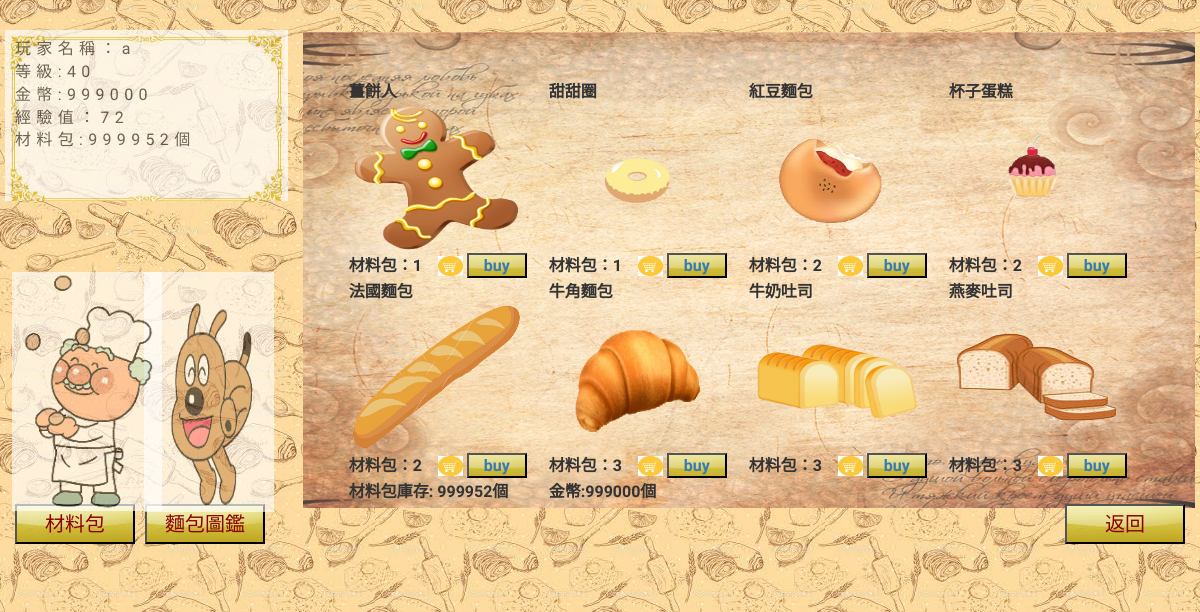
The page /material.php (signed in) on the database as committed earlier.
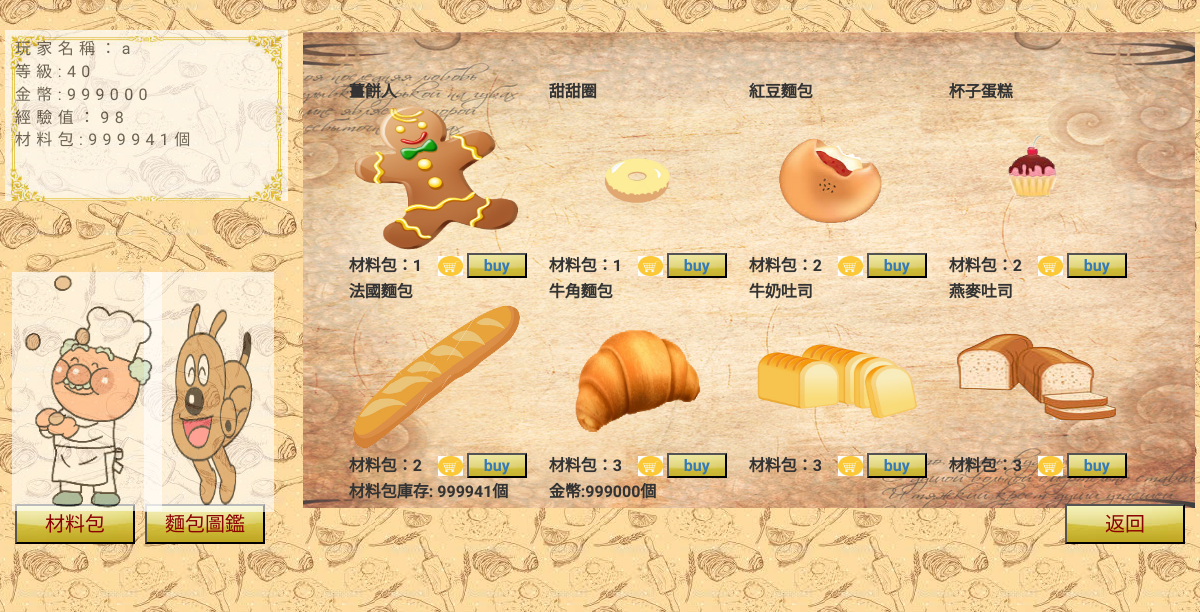
The same page on the database as committed later.
### tables this page shows
CREATE TABLE IF NOT EXISTS `player` (
  `pid` varchar(30) NOT NULL,
  `pname` varchar(30) NOT NULL,
  `pwd` varchar(20) NOT NULL,
  `exp` int(11) NOT NULL DEFAULT '0',
  `level` int(11) NOT NULL DEFAULT '1',
  `coin` int(11) NOT NULL DEFAULT '30',
  `material` int(11) NOT NULL
);

### material.php (the view, shortened to what the changed rows need)
<?php
    include"config.php";
    $pname=$_SESSION['pname'];
?>
<!DOCTYPE html>
<html lang="en">
<head>
<link rel="stylesheet" href="https://maxcdn.bootstrapcdn.com/bootstrap/3.3.1/css/bootstrap.min.css">
<link rel="stylesheet" href="https://maxcdn.bootstrapcdn.com/bootstrap/3.3.1/css/bootstrap-theme.min.css">
<link rel="stylesheet" href="css/bread.css">
</head>
<body>
<div class="container-fluid">
    <div class="row" id="wrapper">
        <div class="col-md-12" id="section1">
            <div class="row no-gutter" id="section1-1">
                <div class="col-md-3" id="leftbar">
				    <?php
                        $sql1 = "select  * from player  where pname='$pname'";
                        $results1=mysqli_query($conn,$sql1);
                        if($rows=mysqli_fetch_array($results1)){
                            echo"<div id=\"column\">",
                                "玩家名稱：".$rows["pname"]."</br>",
                                "等級:".$rows["level"]."</br>",
                                "金幣:".$rows["coin"]."</br>",
                                "經驗值：".$rows["exp"]."</br>",
                                "材料包:".$rows["material"]."個</br></br></br></div>";
                        }
                    ?>
                </div>
                <div class="col-md-9" id="table">
                    <table align="center"  cellspacing="10" cellpadding="5" >
                    <thead><tr><br/>
                    <th width="200"height="150"align="Center">薑餅人<br/><img src="img/8.png"width="175px"height="150px"/><br/>材料包：1
                    &nbsp;&nbsp;&nbsp;<img src="img/15.jpg"width="25"height="20"/>
                    <?php
				    $sqlb = "select * from player where pname='$pname'";
				    $results=mysqli_query($conn,$sqlb);
				    if($rs=mysqli_fetch_array($results)){
					    if($rs["material"]==0){
						    echo "<button>buy</button><br/></th>";
					    }
					    else echo "<button><a href='materialbuy.php?id=",1 ,"'>buy</a></button><br/></th>";
				    }
				    else echo "<button>buy</button><br/></th>";
				    ?>
                    <th width="200"height="150"align="Center">甜甜圈<br/><img src="img/6.png"width="175"height="150"/></button><br/>材料包：1
                    &nbsp;&nbsp;&nbsp;<img src="img/15.jpg"width="25"height="20"/>
                    <?php
				    $sqlb = "select * from player where pname='$pname'  ";
				    $results=mysqli_query($conn,$sqlb);
				    if($rs=mysqli_fetch_array($results)){
					    if($rs["material"]==0){
						    echo "<button>buy</button><br/></th>";
					    }
					    else echo "<button><a href='materialbuy.php?id=",2 ,"'>buy</a></button><br/></th>";
				    }
				    else echo "<button>buy</button><br/></th>";
				    ?>
                    <th width="200"height="150"align="Center">紅豆麵包<br/><img src="img/1.png"width="175"height="150"/><br/>材料包：2
                    &nbsp;&nbsp;&nbsp;<img src="img/15.jpg"width="25"height="20"/>
                    <?php
				    $sqlb = "select * from player  where pname='$pname'  ";
				    $results=mysqli_query($conn,$sqlb);
				    if($rs=mysqli_fetch_array($results)){
					    if($rs["material"]==0){
						    echo "<button>buy</button><br/></th>";
					    }
					    else echo "<button><a href='materialbuy.php?id=",3 ,"'>buy</a></button><br/></th>";
				    }
				    else echo "<button>buy</button><br/></th>";
				    ?>
                    <th width="200"height="150"align="Center">杯子蛋糕<br/><img src="img/4.png"width="175"height="150"/><br/>材料包：2
                    &nbsp;&nbsp;&nbsp;<img src="img/15.jpg"width="25"height="20"/>
                    <?php
				    $sqlb = "select * from player  where pname='$pname' ";
				    $results=mysqli_query($conn,$sqlb);
				    if($rs=mysqli_fetch_array($results)){
					    if($rs["material"]==0){
						    echo "<button>buy</button><br/></th>";
					    }
					    else echo "<button><a href='materialbuy.php?id=",4 ,"'>buy</a></button><br/></th>";
				    }
				    else echo "<button>buy</button><br/></th>";
				    ?>
                    </tr></thead>
                    <thead><tr>
                    <th width="200"height="150"align="Center">法國麵包<br/><img src="img/5.png"width="175"height="150"/><br/>材料包：2
                    &nbsp;&nbsp;&nbsp;<img src="img/15.jpg"width="25"height="20"/>
                    <?php
				    $sqlb = "select * from player  where pname='$pname'  ";
				    $results=mysqli_query($conn,$sqlb);
				    if($rs=mysqli_fetch_array($results)){
					    if($rs["material"]==0){
						    echo "<button>buy</button><br/></th>";
					    }
					    else echo "<button><a href='materialbuy.php?id=",5 ,"'>buy</a></button><br/></th>";
				    }
				    else echo "<button>buy</button><br/></th>";
				    ?>
                    <th width="200"height="150"align="Center">牛角麵包<br/><img src="img/3.png"width="175"height="150"/><br/>材料包：3
                    &nbsp;&nbsp;&nbsp;<img src="img/15.jpg"width="25"height="20"/>
                    <?php
				    $sqlb = "select * from player  where pname='$pname' ";
				    $results=mysqli_query($conn,$sqlb);
				    if($rs=mysqli_fetch_array($results)){
					    if($rs["material"]==0){
						    echo "<button>buy</button><br/></th>";
					    }
					    else echo "<button><a href='materialbuy.php?id=",6 ,"'>buy</a></button><br/></th>";
				    }
				    else echo "<button>buy</button><br/></th>";
				    ?>
                    <th width="200"height="150"align="Center">牛奶吐司<br/><img src="img/2.png"width="175"height="150"/><br/>材料包：3
                    &nbsp;&nbsp;&nbsp;<img src="img/15.jpg"width="25"height="20"/>
                    <?php
				    $sqlb = "select * from player  where pname='$pname'";
				    $results=mysqli_query($conn,$sqlb);
				    if($rs=mysqli_fetch_array($results)){
					    if($rs["material"]==0){
						    echo "<button>buy</button><br/></th>";
					    }
					    else echo "<button><a href='materialbuy.php?id=",7 ,"'>buy</a></button><br/></th>";
				    }
				    else echo "<button>buy</button><br/></th>";
				    ?>
                    <th width="200"height="150"align="Center">燕麥吐司<br/><img src="img/7.png"width="175"height="150"/><br/>材料包：3
                    &nbsp;&nbsp;&nbsp;<img src="img/15.jpg"width="25"height="20"/>
                    <?php
				    $sqlb = "select * from player  where pname='$pname'  ";
				    $results=mysqli_query($conn,$sqlb);
				    if($rs=mysqli_fetch_array($results)){
					    if($rs["material"]==0){
						    echo "<button>buy</button><br/></th>";
					    }
					    else echo "<button><a href='materialbuy.php?id=",8 ,"'>buy</a></button><br/></th>";
				    }
				    else echo "<button>buy</button><br/></th>";
				    ?>
                    </tr></thead>
                    <br/><thead><tr>
                    <th>
                    <?php
                        $sql1 = "select  * from player  where pname='$pname'";
                        $results1=mysqli_query($conn,$sql1);
                        if($rows=mysqli_fetch_array($results1)){
                            echo"<div id=\"column\">",
                                "材料包庫存:   ".$rows["material"]."個</br></br></br></div>";
                        }
                    ?>
                    </th>
                    <th>
                    <?php
                        $sql1 = "select  * from player  where pname='$pname'";
                        $results1=mysqli_query($conn,$sql1);
                        if($rows=mysqli_fetch_array($results1)){
                            echo"<div id=\"column\">",
                                "金幣:".$rows["coin"]."個</br></br></br></div>";
                        }
                    ?>
                    </th>
                    </tr>
                    </thead>
                    </table>
                    <br/>
                </div>
            </div>
        </div>
    </div>
</div>
</body>
</html>

Rows that differ between the two databases and show on the page:
changed player: exp "72" → "98"; material "999952" → "999941"
